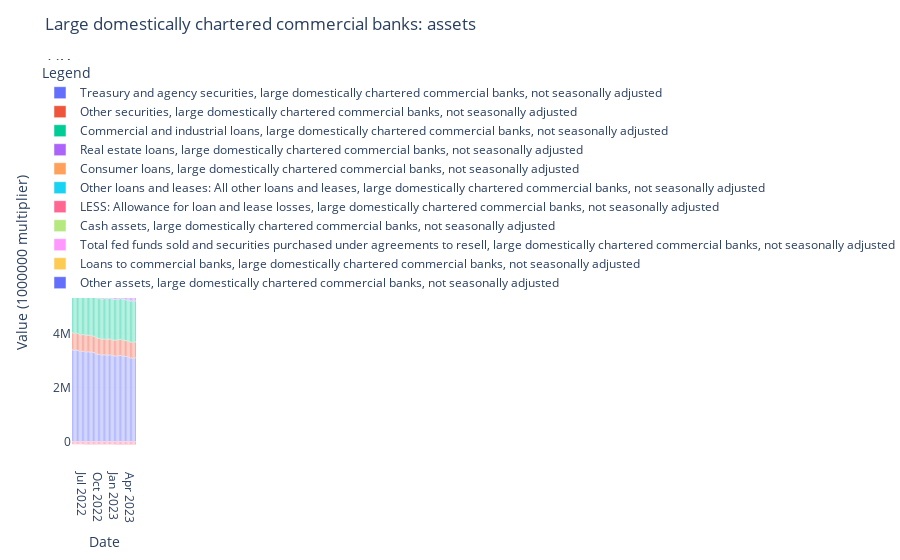
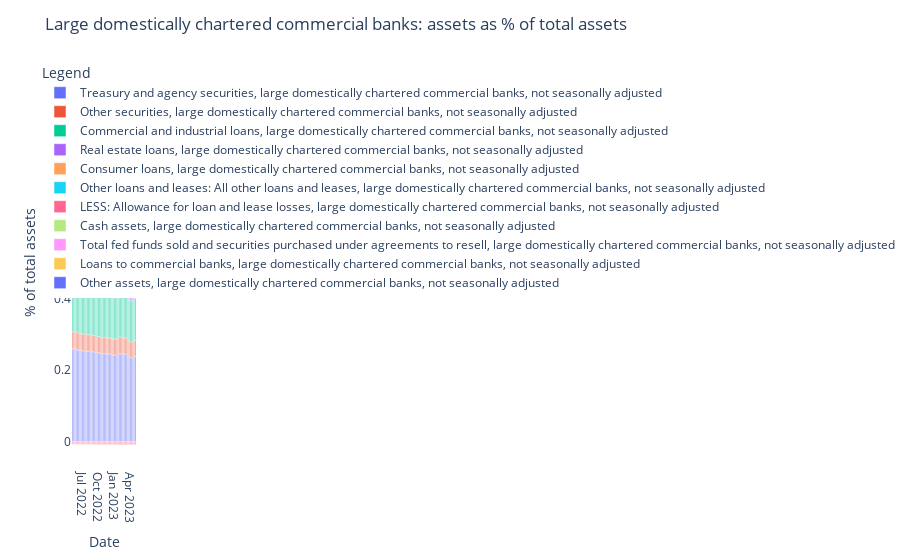
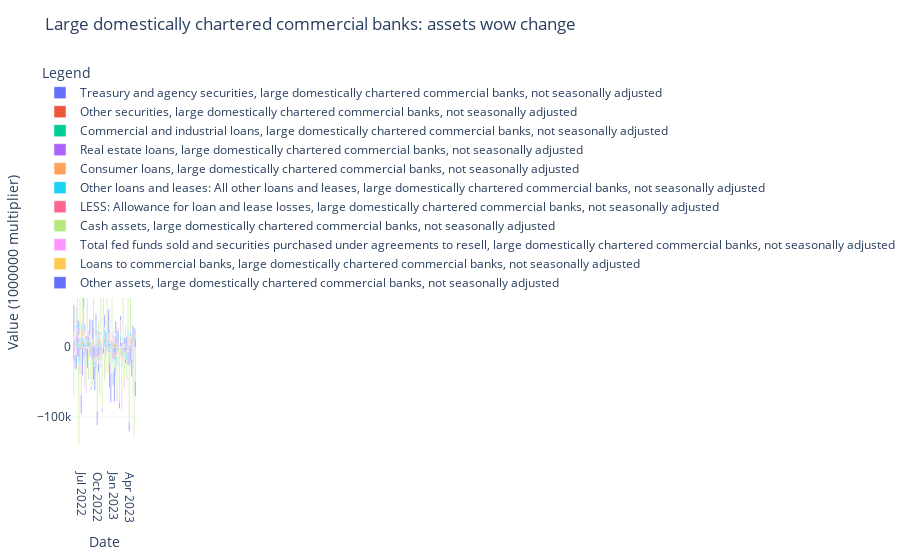
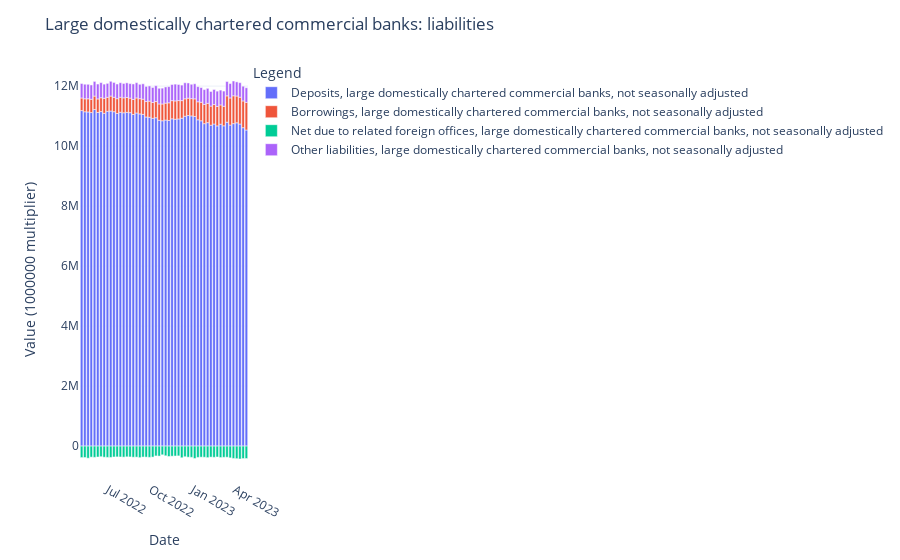

The notebook cell saved with these charts, in order:
### Code cell
single_bank_type(bank_type = 'large domestically chartered commercial banks', sa= 'not seasonally adjusted', last_days = 52, file_name = 'FRB_H8_large.csv')
